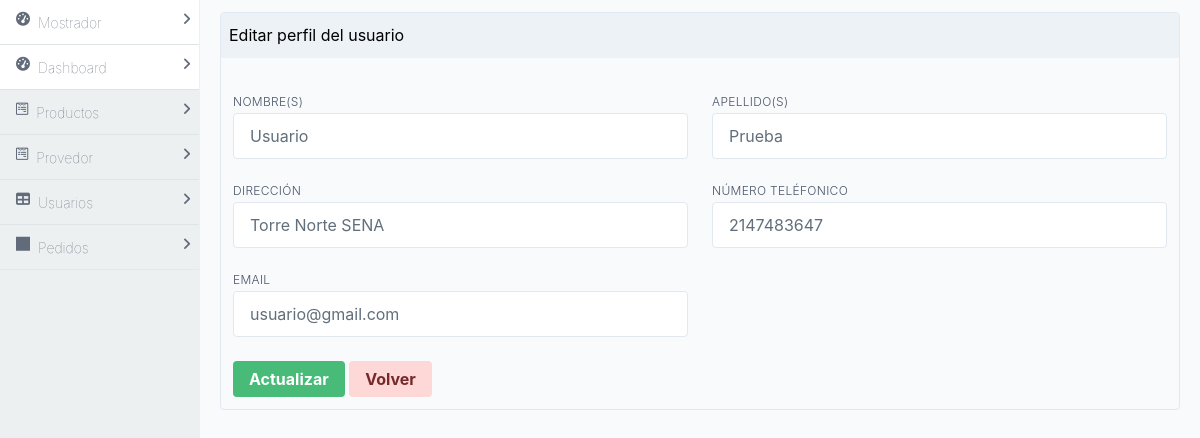
Screenshot of /admin/actualizarUsuario.php?id=1 with the database file from the repository.
### tables this page shows
CREATE TABLE cliente(
    id INT(11) PRIMARY KEY AUTO_INCREMENT,
    imagen VARCHAR(50) NULL,
    nombre VARCHAR(50) NOT NULL,
    apellido VARCHAR(50) NOT NULL,
    direccion VARCHAR(60) NOT NULL,
    telefono INT(15) NOT NULL,
    email VARCHAR(60) NOT NULL,
    contrasenia VARCHAR(50) NOT NULL
);

### admin/actualizarUsuario.php (the view, shortened to what this page needs)
<?php
    include("../editar/conexion.php");
?>
<!DOCTYPE html>
<html lang="en">
<head>
    <link rel="stylesheet" href="../css/styles.css">
    <link rel="stylesheet" href="../css/all.css">
</head>
<body>
<?php
        if(isset($_POST['enviar'])){
            $id=$_POST['id'];
            $nombre=$_POST['nombre'];
            $apellido=$_POST['apellido'];
            $direccion=$_POST['direccion'];
            $email=$_POST['email'];
            $telefono=$_POST['telefono'];
            $sql="update cliente set nombre='".$nombre."',
            apellido='".$apellido."',
            direccion='".$direccion."',
            email='".$email."',
            telefono='".$telefono."'
            where id='".$id."'";
            $resultado=mysqli_query($conexion,$sql);
            if($resultado){
                echo "<script language='JavaScript'>
                alert('Los datos se actualizaron correctamente');
                location.assign('usuario.php');</script>";
            }else{
                echo "<script language='JavaScript'>
                alert('Los datos NO se actualizaron :(');
                location.assign('usuario.php');</script>";
            }
            mysqli_close($conexion);
        } else{
            $id=$_GET['id'];
            $sql="select *from cliente where id='".$id."'";
            $resultado=mysqli_query($conexion,$sql);
            $fila=mysqli_fetch_assoc($resultado);
            $nombre=$fila["nombre"];
            $apellido=$fila["apellido"];
            $direccion=$fila["direccion"];
            $email=$fila["email"];
            $telefono=$fila["telefono"];
    ?>
<div class="mx-auto bg-grey-lightest">
    <div class="min-h-screen flex flex-col">
        <div class="flex flex-1">
            <aside id="sidebar" class="bg-side-nav w-1/2 md:w-1/6 lg:w-1/6 border-r border-side-nav hidden md:block lg:block">
                <ul class="list-reset flex flex-col">
                    <?php include("../componentes/barralateralAdmin.php") ?>
                </ul>
            </aside>
            <main class="bg-white-500 flex-1 p-3 overflow-hidden">
                <div class="flex flex-col">
                    <div class="flex flex-1  flex-col md:flex-row lg:flex-row mx-2">
                        <div class="mb-2 border-solid border-gray-300 rounded border shadow-sm w-full">
                            <div class="bg-gray-200 px-2 py-3 border-solid border-gray-200 border-b">
                                Editar perfil del usuario
                            </div>
                            <div class="p-3">
                    <form class="w-full" action="<?=$_SERVER["PHP_SELF"]?>" method="post">
                <div class="flex flex-wrap -mx-3 mb-6">
                    <div class="w-full md:w-1/2 px-3 mb-6 md:mb-0">
                        <label class="block uppercase tracking-wide text-gray-700 text-xs font-light mb-1"
                            >
                            Nombre(s)
                        </label>
                        <input class="appearance-none block w-full bg-grey-200 text-grey-darker border border-grey-200 rounded py-3 px-4 leading-tight focus:outline-none focus:bg-white-500 focus:border-gray-600"
                        type="text" name="nombre" id="nombre" onchange="nombre1()" required value="<?php echo $nombre; ?>" placeholder="<?php echo $nombre; ?>">
                    </div>
                    <div class="w-full md:w-1/2 px-3">
                        <label class="block uppercase tracking-wide text-gray-700 text-xs font-light mb-1"
                               for="grid-last-name">
                            Apellido(s)
                        </label>
                        <input class="appearance-none block w-full bg-grey-200 text-grey-darker border border-grey-200 rounded py-3 px-4 leading-tight focus:outline-none focus:bg-white-500 focus:border-gray-600"
                        type="text" name="apellido" id="apellido" onchange="apellido1()" required value="<?php echo $apellido; ?>" placeholder="<?php echo $apellido; ?>">
                    </div>
                </div>
                <div class="flex flex-wrap -mx-3 mb-6">
                    <div class="w-full md:w-1/2 px-3 mb-6 md:mb-0">
                        <label class="block uppercase tracking-wide text-gray-700 text-xs font-light mb-1"
                            >
                            Dirección
                        </label>
                        <input class="appearance-none block w-full bg-grey-200 text-grey-darker border border-grey-200 rounded py-3 px-4 leading-tight focus:outline-none focus:bg-white-500 focus:border-gray-600"
                        type="text" name="direccion" id="direccion" onchange="direccion1()" required value="<?php echo $direccion; ?>" placeholder="<?php echo $direccion; ?>">
                    </div>
                    <div class="w-full md:w-1/2 px-3">
                        <label class="block uppercase tracking-wide text-gray-700 text-xs font-light mb-1"
                               for="grid-last-name">
                            Número Teléfonico
                        </label>
                        <input class="appearance-none block w-full bg-grey-200 text-grey-darker border border-grey-200 rounded py-3 px-4 leading-tight focus:outline-none focus:bg-white-500 focus:border-gray-600"
                        type="text" name="telefono" id="telefono" onchange="telefono1()" required value="<?php echo $telefono; ?>" placeholder="<?php echo $telefono; ?>">
                    </div>
                </div>
                <div class="flex flex-wrap -mx-3 mb-6">
                    <div class="w-full md:w-1/2 px-3 mb-6 md:mb-0">
                        <label class="block uppercase tracking-wide text-gray-700 text-xs font-light mb-1"
                            >
                            Email
                        </label>
                        <input class="appearance-none block w-full bg-grey-200 text-grey-darker border border-grey-200 rounded py-3 px-4 leading-tight focus:outline-none focus:bg-white-500 focus:border-gray-600"
                        type="text" name="email" id="correo" onchange="ValidacionCorreo()" required value="<?php echo $email; ?>" placeholder="<?php echo $email; ?>">
                    </div>
                </div>
                <div class="mt-5">
                    <button class='bg-green-500 hover:bg-green-800 text-white font-bold py-2 px-4 rounded'
                    type="submit" name="enviar" value="ACTUALIZAR"> Actualizar</button>
                    <button class='close-modal cursor-pointer bg-red-200 hover:bg-red-500 text-red-900 font-bold py-2 px-4 rounded' type="button"> <a href="./usuario.php">Volver</a>
                    </button>
                </div>
                        </div>
                    </div>
                </div>
            </main>
        </div>
    </div>
</div>
            <?php
                }
            ?>
</body>
</html>

### rows the page displays
cliente: nombre "Usuario", apellido "Prueba", direccion "Torre Norte SENA", telefono "2147483647", email "usuario@gmail.com"
